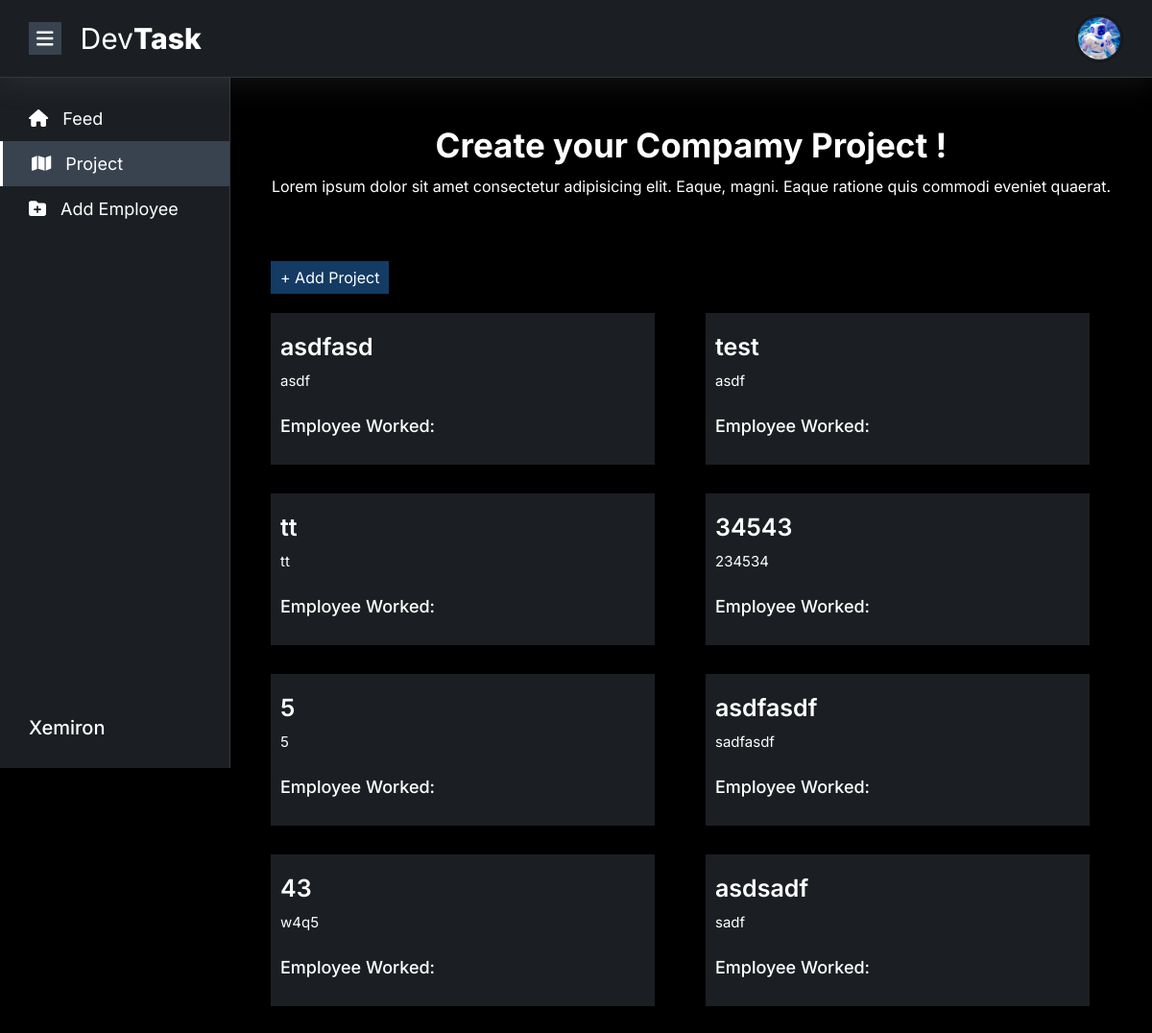
The app's page /project/ (signed in), older data.
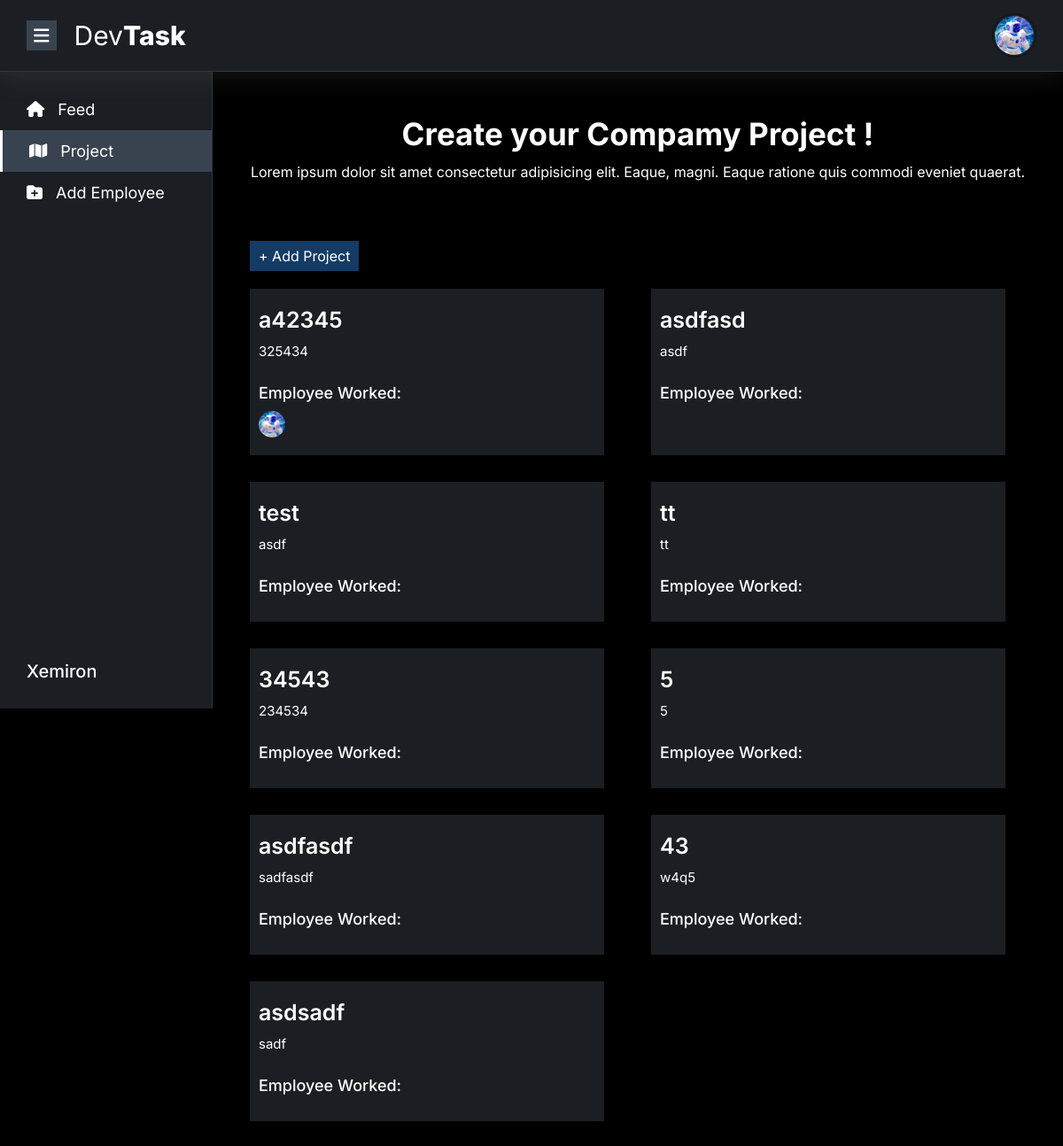
The same page, newer data.
### main/models.py (models this page shows, shortened)
class Project(models.Model):
    slug = AutoSlugField(populate_from='name', unique=True)
    name = models.CharField(max_length=255)
    description = models.TextField(blank=True, null=True)
    employee = models.ManyToManyField(User, related_name="projects")
    user = models.ForeignKey(User, on_delete=models.CASCADE, related_name='created_projects')
    created_at = models.DateTimeField(auto_now_add=True)
    class Meta:
        ordering = ['-created_at']

### account/models.py (models this page shows, shortened)
class User(AbstractUser):
    ROLE_CHOICES = [
        ('owner', 'Owner'),
        ('manager', 'Manager'),
        ('employee', 'Employee'),
    ]
    role = models.CharField(max_length=20, choices=ROLE_CHOICES, default='owner')
    image = models.ImageField(upload_to='profile/', default='../static/images/bot.jpg')
    company = models.CharField(max_length=255)
    position = models.CharField(max_length=255, blank=True, null=True)

### main/views.py (the view)
# urls.py: path('project/', views.project, name='project'),
@login_required
def project(request):
    user_company = request.user.company
    projects = Project.objects.filter(user__company=user_company)
    employees = User.objects.filter(role='employee', company=user_company)
    return render(request, 'project.html', {'projects': projects, 'employees': employees})

### templates/project.html (shortened to what this page needs)
{% extends "base.html" %}
{% load static %}
{% block main %}
				<div class="container">
					<div class="row">
						<div class="col-12">
							<div class="add-employee">
								<div class="add-employee-header mb-3">
									<h2>Create your Compamy Project !</h2>
									<p>Lorem ipsum dolor sit amet consectetur adipisicing elit. Eaque, magni. Eaque ratione quis commodi eveniet quaerat.</p>
								</div>
							</div>
						</div>
						<div class="col-12">
							{% if user.role == 'owner' %}
								<div class="add-employee-btn">
									<button data-bs-toggle="modal" data-bs-target="#exampleModal">+ Add Project</button>
								</div>
							{% endif %}
							<div class="project-list">
								{% if projects %}
									{% for project in projects %}
										<div class="single-project-list">
											<h2>
												<a href="{% url 'single-project' project.slug %}">{{ project.name }}</a>
											</h2>
											<p>{{ project.description }}</p>
											<div class="mt-4">
												<h4>Employee Worked:</h4>
												<div class="employee-img-list">
													{% for employee in project.employee.all %}
														<img src="{{ employee.image.url }}" alt="">
													{% endfor %}
												</div>
											</div>
										</div>
									{% endfor %}
								{% else %}
									<div class="single-project-list">
										<p>No Project Found !</p>
									</div>
								{% endif %}
							</div>
						</div>
					</div>
				</div>
	{% endblock main %}

Row changes from the older to the newer data that the page shows:
added Project: name "a42345", description "325434"
added User: image (picture)
